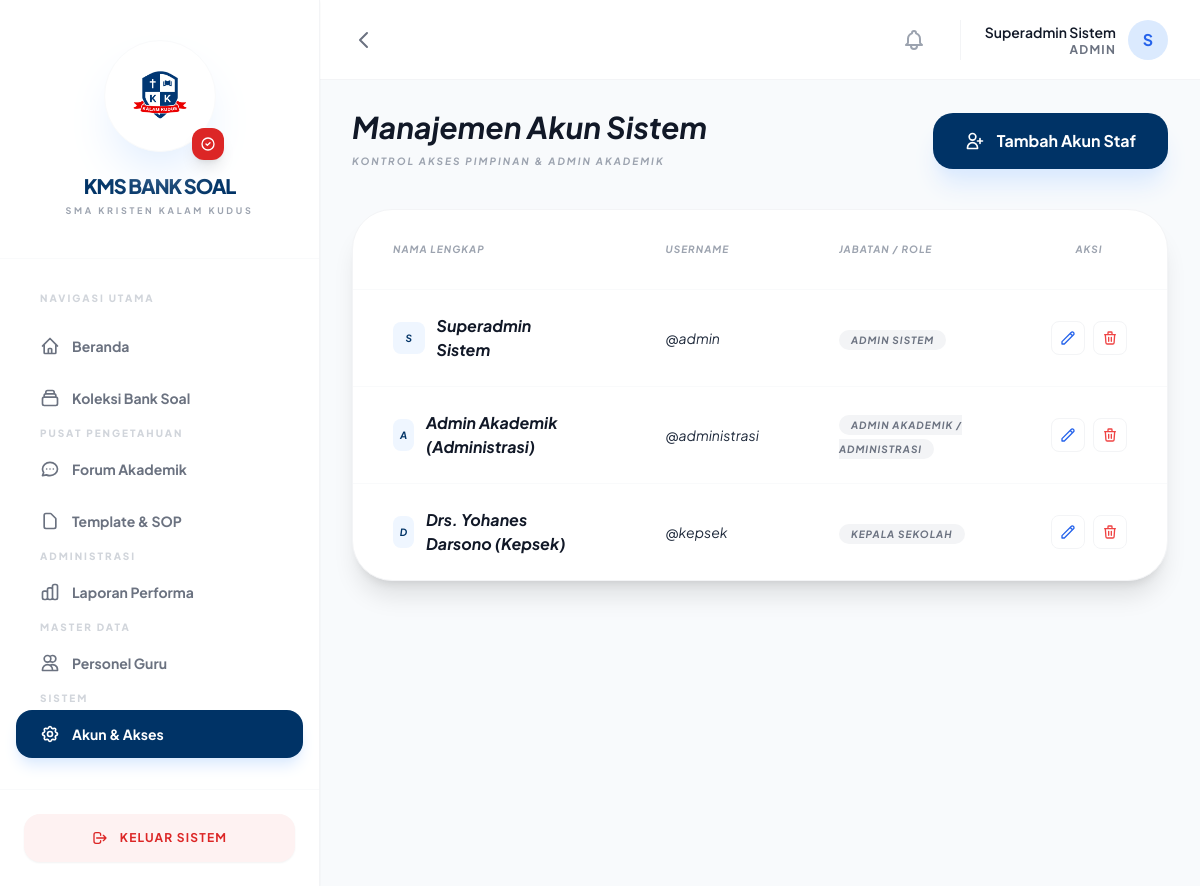
/users.php (signed in), run on the app's committed database.
### tables this page shows
CREATE TABLE `staff` (
  `id` int(11) NOT NULL,
  `identity_id` int(11) NOT NULL,
  `username` varchar(50) NOT NULL,
  `password` varchar(255) NOT NULL,
  `full_name` varchar(100) NOT NULL,
  `role_id` int(11) DEFAULT NULL,
  `created_at` timestamp NOT NULL DEFAULT current_timestamp()
);

CREATE TABLE `roles` (
  `id` int(11) NOT NULL,
  `role_name` varchar(50) NOT NULL
);

### users.php (the view, shortened to what this page needs)
<?php
require_once 'includes/header.php';
$staff_list = $pdo->query("SELECT s.*, r.role_name FROM staff s JOIN roles r ON s.role_id = r.id ORDER BY s.role_id ASC")->fetchAll();
?>
<div class="mb-10 flex justify-between items-center italic">
    <div>
        <h3 class="text-3xl font-bold text-gray-900 leading-none">Manajemen Akun Sistem</h3>
        <p class="text-[10px] text-gray-400 uppercase tracking-[0.2em] font-bold mt-3">Kontrol Akses Pimpinan & Admin Akademik</p>
    </div>
    <button onclick="openModal()" class="bg-primary text-white px-8 py-4 rounded-[20px] font-bold hover:bg-black transition shadow-xl shadow-blue-100 flex items-center group">
        <svg class="w-5 h-5 mr-3 group-hover:rotate-12 transition-transform" fill="none" stroke="currentColor" viewBox="0 0 24 24"><path stroke-linecap="round" stroke-linejoin="round" stroke-width="2" d="M18 9v3m0 0v3m0-3h3m-3 0h-3m-2-5a4 4 0 11-8 0 4 4 0 018 0zM3 20a6 6 0 0112 0v1H3v-1z"></path></svg>
        Tambah Akun Staf
    </button>
</div>
<div class="bg-white rounded-[40px] border border-gray-100 shadow-xl overflow-hidden italic">
    <div class="overflow-x-auto">
        <table class="w-full text-left border-collapse">
            <thead>
                <tr class="text-[10px] font-bold text-gray-400 uppercase tracking-widest border-b border-gray-50">
                    <th class="py-8 px-10">Nama Lengkap</th>
                    <th class="py-8 px-10">Username</th>
                    <th class="py-8 px-10">Jabatan / Role</th>
                    <th class="py-8 px-10 text-center">Aksi</th>
                </tr>
            </thead>
            <tbody class="divide-y divide-gray-50">
                <?php foreach ($staff_list as $s): ?>
                <tr class="hover:bg-gray-50 transition group">
                    <td class="py-6 px-10">
                        <div class="flex items-center space-x-3">
                            <div class="w-8 h-8 rounded-lg bg-blue-50 text-primary flex items-center justify-center font-bold text-[10px]"><?php echo strtoupper(substr($s['full_name'], 0, 1)); ?></div>
                            <span class="font-bold text-gray-900"><?php echo $s['full_name']; ?></span>
                        </div>
                    </td>
                    <td class="py-6 px-10 text-sm italic">@<?php echo $s['username']; ?></td>
                    <td class="py-6 px-10">
                        <span class="px-3 py-1 bg-gray-100 text-[10px] font-bold uppercase tracking-widest rounded-full text-gray-500"><?php echo $s['role_name']; ?></span>
                    </td>
                    <td class="py-6 px-10">
                        <div class="flex items-center justify-center space-x-2">
                             <button onclick="editStaff(<?php echo htmlspecialchars(json_encode($s)); ?>)" class="p-2 border border-gray-100 rounded-lg text-blue-600 hover:bg-blue-600 hover:text-white transition">
                                <svg class="w-4 h-4" fill="none" stroke="currentColor" viewBox="0 0 24 24"><path stroke-linecap="round" stroke-linejoin="round" stroke-width="2" d="M15.232 5.232l3.536 3.536m-2.036-5.036a2.5 2.5 0 113.536 3.536L6.5 21.036H3v-3.572L16.732 3.732z"></path></svg>
                            </button>
                            <a href="?delete=<?php echo $s['id']; ?>" onclick="return confirm('Hapus akun staf ini?')" class="p-2 border border-gray-100 rounded-lg text-red-500 hover:bg-red-500 hover:text-white transition">
                                <svg class="w-4 h-4" fill="none" stroke="currentColor" viewBox="0 0 24 24"><path stroke-linecap="round" stroke-linejoin="round" stroke-width="2" d="M19 7l-.867 12.142A2 2 0 0116.138 21H7.862a2 2 0 01-1.995-1.858L5 7m5 4v6m4-6v6m1-10V4a1 1 0 00-1-1h-4a1 1 0 00-1 1v3M4 7h16"></path></svg>
                            </a>
                        </div>
                    </td>
                </tr>
                <?php endforeach; ?>
            </tbody>
        </table>
    </div>
</div>
<?php require_once 'includes/footer.php'; ?>

### includes/header.php (style rules this page uses)
body { font-family: 'Plus Jakarta Sans', sans-serif; background-color: #F8FAFC; color: #1E293B; }

### data on the page
staff: full_name "S", full_name "Superadmin Sistem", username "admin", role.role_name "ADMIN SISTEM"
staff: full_name "A", full_name "Admin Akademik (Administrasi)", username "administrasi", role.role_name "ADMIN AKADEMIK / ADMINISTRASI"
staff: full_name "D", full_name "Drs. Yohanes Darsono (Kepsek)", username "kepsek", role.role_name "KEPALA SEKOLAH"

### other printed values
$_SESSION['full_name'] "Superadmin Sistem"
$_SESSION['role_name'] "ADMIN"
substr($_SESSION['full_name'], 0, 1) "S"
